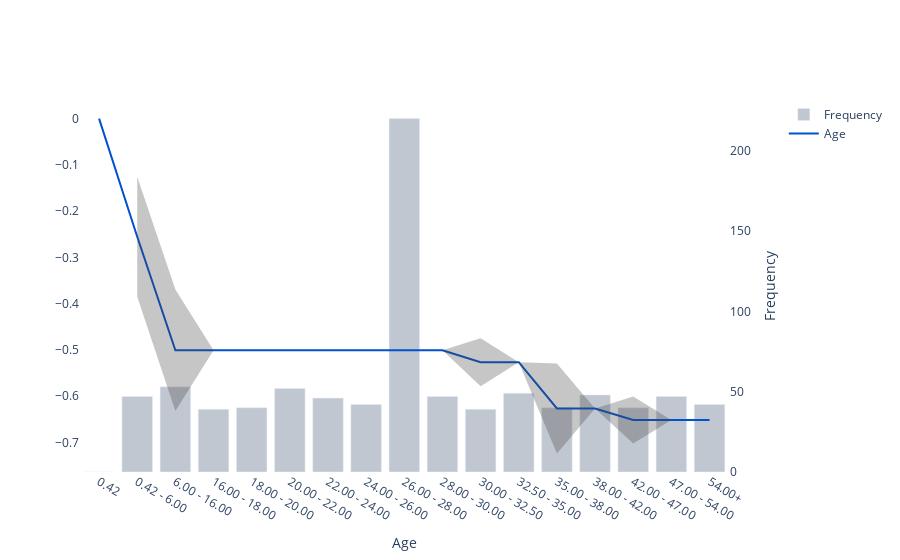

Here is the notebook cell this chart was saved with:
### Code cell
test.plot_ale("Age")

### Figure 1 — Plotly figure (JSON) as saved in the notebook; plotly's stock layout.template omitted (floating-point values rounded to 4 significant figures)
{"data": [{"line": {"color": "#0052CC"}, "mode": "lines", "name": "Age", "type": "scatter", "x": ["0.42", "0.42 - 6.00", "6.00 - 16.00", "16.00 - 18.00", "18.00 - 20.00", "20.00 - 22.00", "22.00 - 24.00", "24.00 - 26.00", "26.00 - 28.00", "28.00 - 30.00", "30.00 - 32.50", "32.50 - 35.00", "35.00 - 38.00", "38.00 - 42.00", "42.00 - 47.00", "47.00 - 54.00", "54.00+"], "xaxis": "x", "y": [0, -0.2553, -0.5006, -0.5006, -0.5006, -0.5006, -0.5006, -0.5006, -0.5006, -0.5006, -0.5262, -0.5262, -0.6262, -0.6262, -0.6512, -0.6512, -0.6512], "yaxis": "y2"}, {"line": {"width": 0}, "marker": {"color": "#444"}, "mode": "lines", "name": "Upper Bound", "showlegend": false, "type": "scatter", "x": ["0.42", "0.42 - 6.00", "6.00 - 16.00", "16.00 - 18.00", "18.00 - 20.00", "20.00 - 22.00", "22.00 - 24.00", "24.00 - 26.00", "26.00 - 28.00", "28.00 - 30.00", "30.00 - 32.50", "32.50 - 35.00", "35.00 - 38.00", "38.00 - 42.00", "42.00 - 47.00", "47.00 - 54.00", "54.00+"], "xaxis": "x", "y": [null, -0.1259, -0.3692, -0.5006, -0.5006, -0.5006, -0.5006, -0.5006, -0.5006, -0.5006, -0.4743, -0.5262, -0.5291, -0.6262, -0.6007, -0.6512, -0.6512], "yaxis": "y2"}, {"fill": "tonexty", "fillcolor": "rgba(68, 68, 68, 0.3)", "line": {"width": 0}, "marker": {"color": "#444"}, "mode": "lines", "name": "Lower Bound", "showlegend": false, "type": "scatter", "x": ["0.42", "0.42 - 6.00", "6.00 - 16.00", "16.00 - 18.00", "18.00 - 20.00", "20.00 - 22.00", "22.00 - 24.00", "24.00 - 26.00", "26.00 - 28.00", "28.00 - 30.00", "30.00 - 32.50", "32.50 - 35.00", "35.00 - 38.00", "38.00 - 42.00", "42.00 - 47.00", "47.00 - 54.00", "54.00+"], "xaxis": "x", "y": [null, -0.3847, -0.632, -0.5006, -0.5006, -0.5006, -0.5006, -0.5006, -0.5006, -0.5006, -0.5782, -0.5262, -0.7234, -0.6262, -0.7018, -0.6512, -0.6512], "yaxis": "y2"}, {"marker": {"color": "#C1C7D0"}, "name": "Frequency", "type": "bar", "x": ["0.42", "0.42 - 6.00", "6.00 - 16.00", "16.00 - 18.00", "18.00 - 20.00", "20.00 - 22.00", "22.00 - 24.00", "24.00 - 26.00", "26.00 - 28.00", "28.00 - 30.00", "30.00 - 32.50", "32.50 - 35.00", "35.00 - 38.00", "38.00 - 42.00", "42.00 - 47.00", "47.00 - 54.00", "54.00+"], "xaxis": "x", "y": [0, 47, 53, 39, 40, 52, 46, 42, 220, 47, 39, 49, 40, 48, 40, 47, 42], "yaxis": "y"}], "layout": {"plot_bgcolor": "white", "xaxis": {"anchor": "y", "domain": [0, 0.94], "showgrid": false, "title": {"text": "Age"}}, "yaxis": {"anchor": "x", "domain": [0, 1], "showgrid": false, "side": "right", "title": {"text": "Frequency"}}, "yaxis2": {"anchor": "x", "overlaying": "y", "showgrid": false, "side": "left"}}}
